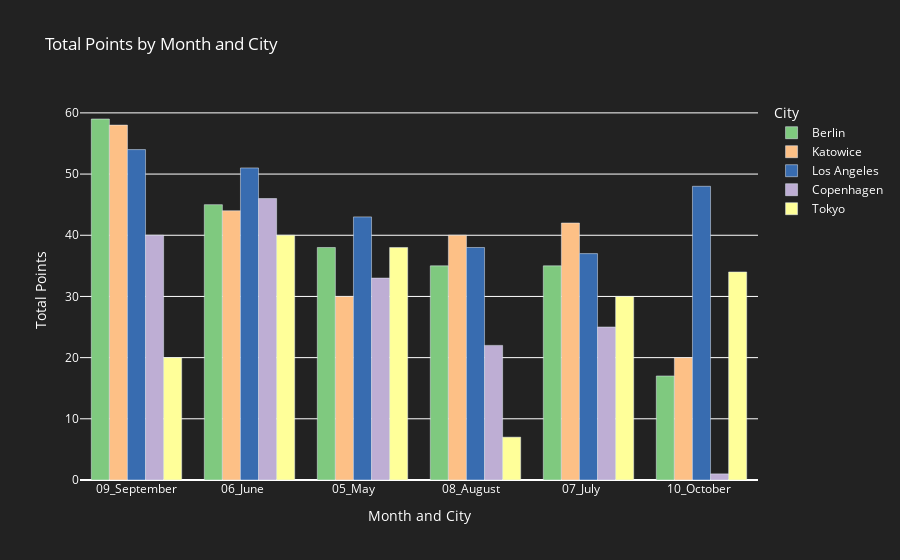

Here is the notebook cell this chart was saved with:
### Code cell
fig7 = px.bar(
    total_points_df,
    x='Month',
    y='Total Points',
    color='City',
    color_discrete_map=color_discrete_map,
    barmode='group',
    height=400,
    title='Total Points by Month and City'
)

# Update layout
fig7.update_layout(
    xaxis_title='Month and City',
    yaxis_title='Total Points',
    plot_bgcolor="#222222",  # Background color
    paper_bgcolor="#222222",  # Paper color
    font_color="#FFFFFF"  # Font color
)

# Create the graph component for total points
graph7 = dcc.Graph(figure=fig7)
fig7

### Figure 1 — Plotly figure (JSON) as saved in the notebook; plotly's stock layout.template omitted (floating-point values rounded to 4 significant figures)
{"data": [{"alignmentgroup": "True", "hovertemplate": "City=Berlin<br>Month=%{x}<br>Total Points=%{y}<extra></extra>", "legendgroup": "Berlin", "marker": {"color": "#7FC97F", "pattern": {"shape": ""}}, "name": "Berlin", "offsetgroup": "Berlin", "orientation": "v", "showlegend": true, "textposition": "auto", "type": "bar", "x": ["09_September", "06_June     ", "05_May      ", "08_August   ", "07_July     ", "10_October  "], "xaxis": "x", "y": [59, 45, 38, 35, 35, 17], "yaxis": "y"}, {"alignmentgroup": "True", "hovertemplate": "City=Katowice<br>Month=%{x}<br>Total Points=%{y}<extra></extra>", "legendgroup": "Katowice", "marker": {"color": "#FDC086", "pattern": {"shape": ""}}, "name": "Katowice", "offsetgroup": "Katowice", "orientation": "v", "showlegend": true, "textposition": "auto", "type": "bar", "x": ["09_September", "06_June     ", "07_July     ", "08_August   ", "05_May      ", "10_October  "], "xaxis": "x", "y": [58, 44, 42, 40, 30, 20], "yaxis": "y"}, {"alignmentgroup": "True", "hovertemplate": "City=Los Angeles<br>Month=%{x}<br>Total Points=%{y}<extra></extra>", "legendgroup": "Los Angeles", "marker": {"color": "#386CB0", "pattern": {"shape": ""}}, "name": "Los Angeles", "offsetgroup": "Los Angeles", "orientation": "v", "showlegend": true, "textposition": "auto", "type": "bar", "x": ["09_September", "06_June     ", "10_October  ", "05_May      ", "08_August   ", "07_July     "], "xaxis": "x", "y": [54, 51, 48, 43, 38, 37], "yaxis": "y"}, {"alignmentgroup": "True", "hovertemplate": "City=Copenhagen<br>Month=%{x}<br>Total Points=%{y}<extra></extra>", "legendgroup": "Copenhagen", "marker": {"color": "#BEAED4", "pattern": {"shape": ""}}, "name": "Copenhagen", "offsetgroup": "Copenhagen", "orientation": "v", "showlegend": true, "textposition": "auto", "type": "bar", "x": ["06_June     ", "09_September", "05_May      ", "07_July     ", "08_August   ", "10_October  "], "xaxis": "x", "y": [46, 40, 33, 25, 22, 1], "yaxis": "y"}, {"alignmentgroup": "True", "hovertemplate": "City=Tokyo<br>Month=%{x}<br>Total Points=%{y}<extra></extra>", "legendgroup": "Tokyo", "marker": {"color": "#FFFF99", "pattern": {"shape": ""}}, "name": "Tokyo", "offsetgroup": "Tokyo", "orientation": "v", "showlegend": true, "textposition": "auto", "type": "bar", "x": ["06_June     ", "05_May      ", "10_October  ", "07_July     ", "09_September", "08_August   "], "xaxis": "x", "y": [40, 38, 34, 30, 20, 7], "yaxis": "y"}], "layout": {"autosize": true, "barmode": "group", "font": {"color": "#FFFFFF"}, "legend": {"title": {"text": "City"}, "tracegroupgap": 0}, "paper_bgcolor": "#222222", "plot_bgcolor": "#222222", "title": {"text": "Total Points by Month and City"}, "xaxis": {"anchor": "y", "autorange": true, "domain": [0, 1], "range": [-0.5, 5.5], "title": {"text": "Month and City"}, "type": "category"}, "yaxis": {"anchor": "x", "autorange": true, "domain": [0, 1], "range": [0, 62.11], "title": {"text": "Total Points"}, "type": "linear"}}}
